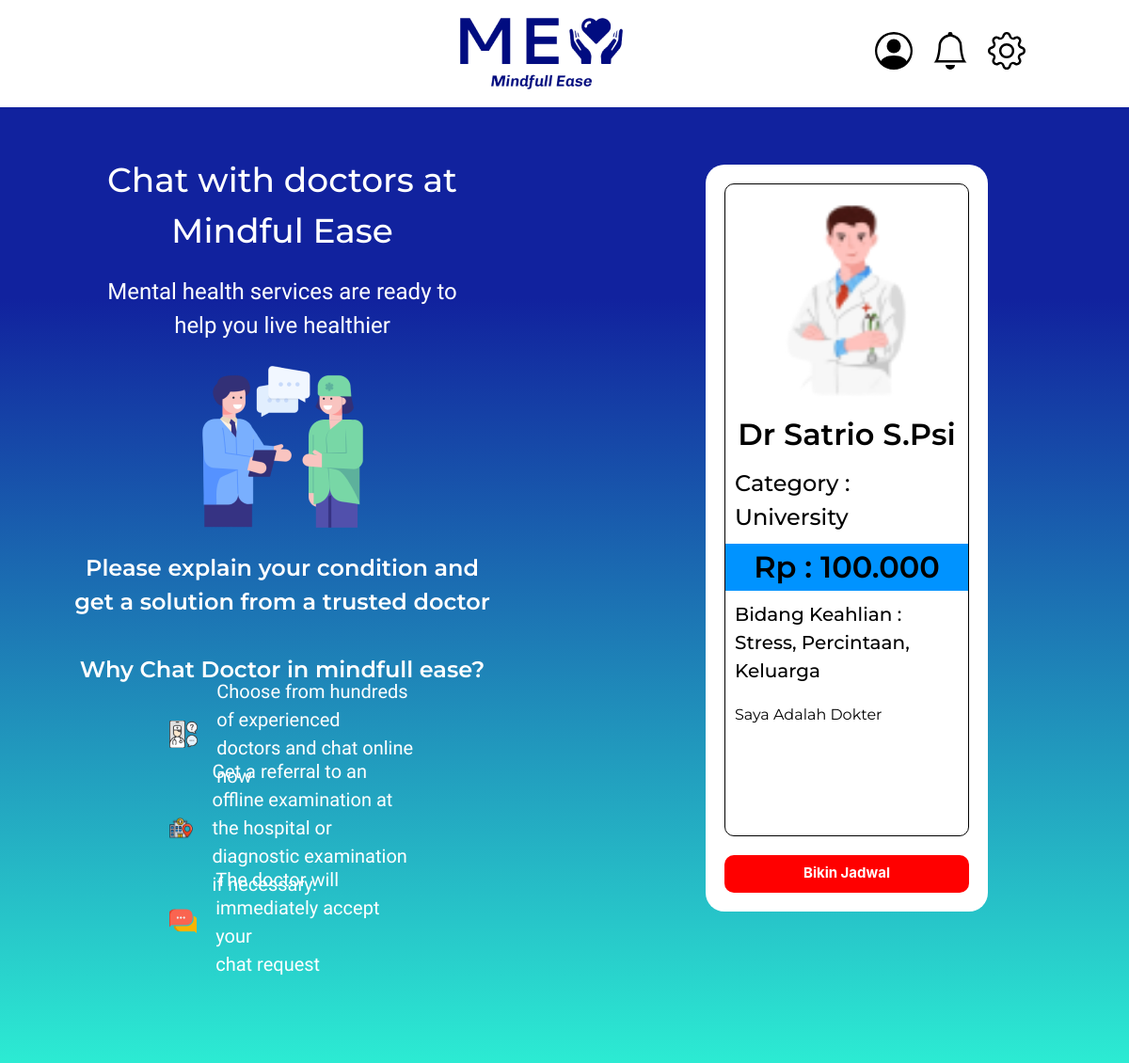
Screenshot of /public/dokter/detail/1 (signed in) with the database file from the repository.
### tables this page shows
CREATE TABLE `psikolog` (
  `id_psikolog` int NOT NULL,
  `id_akun` int DEFAULT NULL,
  `id_kategori` int DEFAULT NULL,
  `nama_psikolog` varchar(225) DEFAULT NULL,
  `deskripsi_psikolog` varchar(225) DEFAULT NULL,
  `gender_psikolog` varchar(225) DEFAULT NULL,
  `harga_psikolog` int DEFAULT NULL,
  `keahlian_psikolog` varchar(225) DEFAULT NULL,
  `nomer_handphone_psikolog` varchar(225) DEFAULT NULL
);

CREATE TABLE `kategori` (
  `id_kategori` int NOT NULL,
  `nama_kategori` varchar(225) DEFAULT NULL
);

### app/core/Controller.php (called while the page is built, shortened)
<?php
class Controller
{
    public function view ($view, $data = [])
    {
        require_once '../app/views/' . $view . '.php';
    }
    public function model($model)
    {
        return new $model;
    }
}

### app/core/App.php (called while the page is built, shortened)
<?php
class App
{
    protected $method = 'index';
    protected $params = [];
    public function __construct()
    {
        $url = $this->parseUrl();
        if (isset($url[0]))
        {
            if (file_exists('../app/controllers/' . $url[0] . '.php'))
            {
                unset($url[0]);
            }
	    }
        $this->controller = new $this->controller;
        if (isset($url[1]))
        {
            if (method_exists($this->controller, $url[1]))
            {
                $this->method = $url[1];
                unset($url[1]);
            }
        }
        if(!empty($url))
        {
            $this->params = array_values($url);
        }
        call_user_func_array ([$this->controller, $this->method], $this->params);
    }
    public function parseURL()
    {
        if(isset($_GET['url']))
        {
            $url = rtrim($_GET['url'], '/');
            $url = filter_var($url, FILTER_SANITIZE_URL);
            $url = explode('/', $url);
            return $url;
        }
    }
}

### public/index.php (called while the page is built, shortened)
<?php
$app = new App;

### app/core/Database.php (called while the page is built, shortened)
<?php
class Database
{
    private $host = DB_HOST;
    private $user = DB_USER;
    private $pass = DB_PASS;
    private $db_name = DB_NAME;
    private $dbh;
    private $stmt;
    public function __construct()
    {
        $dsn = 'mysql:host='.$this->host.';dbname='.$this->db_name;
        $option = [
            PDO::ATTR_PERSISTENT => true,
            PDO::ATTR_ERRMODE => PDO::ERRMODE_EXCEPTION
        ];
        try
        {
            $this->dbh = new PDO($dsn, $this->user, $this->pass, $option);
        } catch (PDOException $e)
        {
            die($e->getMessage());
        }
    }
    public function query($query)
    {
        $this->stmt = $this->dbh->prepare($query);
    }
    public function bind($param, $value, $type = null)
    {
        if( is_null($type))
        {
            switch(true)
            {
                default :
                    $type = PDO::PARAM_STR;
            }
        }
        $this->stmt->bindValue($param, $value, $type);
    }
    public function execute()
    {
        $this->stmt->execute();
    }
    public function single()
    {
        $this->execute();
        return $this->stmt->fetch(PDO::FETCH_ASSOC);
    }
}

### app/models/Dokter_model.php (called while the page is built, shortened)
<?php
class Dokter_model
{
    private $db;
    public function __construct()
    {
        $this->db = new Database;
    }
    public function getItemsById($id_psikolog)
    {
        $this->db->query("SELECT * FROM psikolog join kategori on kategori.id_kategori = psikolog.id_kategori where id_psikolog =:id_psikolog ");
        $this->db->bind('id_psikolog', $id_psikolog);
        return $this->db->single();
    }
}

### app/views/dokter/detail.php (the view)
<?php $harga = number_format($data['dokter']['harga_psikolog'], 0, ',', '.'); ?>
<div class="detail-dokter">
    <div class="detail-dokter-wrapper">
        <div class="detail-dokter-card">
            <div class="detail-dokter-title">
                <div class="detail-dokter-img">
                    <img src="<?= BASEURL ?>/img/7f866345d14fc027b9add8f66ab6b2c6-removebg-preview 2.png" alt="" />
                </div>
                <div class="detail-dokter-name"><?= $data['dokter']['nama_psikolog'] ?></div>
                <div class="detail-dokter-kategori">Category : <?= $data['dokter']['nama_kategori'] ?></div>
                <div class="detail-dokter-harga">
                    Rp : <?= $harga ?>
                </div>
                <div class="detail-dokter-ahli">
                    Bidang Keahlian :
                    <br>
                    <?= $data['dokter']['keahlian_psikolog'] ?>
                </div>
                <div class="detail-dokter-deskripsi">
                <?= $data['dokter']['deskripsi_psikolog'] ?>
                </div>
            </div>
        </div>
        <a href="<?= BASEURL ?>/dokter/jadwal/<?=$data['dokter']['id_psikolog']?>"><button class="detail-dokter-btn">Bikin Jadwal</button></a>
    </div>
</div>

### public/css/style.css (style rules this page uses)
a { text-decoration: none; }
.detail-dokter { width: 50%; display: flex; justify-content: center; align-items: center; }
.detail-dokter-wrapper { padding: 20px; border-radius: 20px; background-color: white; width: 50%; height: max-content; }
.detail-dokter-card { border: 1px solid; background-color: white; border-radius: 10px; }
.detail-dokter-img { padding: 10px; display: flex; justify-content: center; }
.detail-dokter-img img { width: 150px; }
.detail-dokter-name { display: flex; justify-content: center; font-size: 32px; font-weight: 600; font-family: "Montserrat", sans-serif; }
.detail-dokter-kategori { padding: 10px; font-size: 24px; font-weight: 500; font-family: "Montserrat", sans-serif; }
.detail-dokter-harga { width: 100%; height: 50px; background-color: #0093FF; display: flex; justify-content: center; align-items: center; font-size: 32px; font-weight: 600; font-family: "Montserrat", sans-serif; }
.detail-dokter-ahli { padding: 10px; font-size: 20px; font-weight: 500; font-family: "Montserrat", sans-serif; }
.detail-dokter-deskripsi { min-height: 150px; max-height: max-content; padding: 10px; font-size: 16px; font-weight: 400; font-family: "Montserrat", sans-serif; }
.detail-dokter-btn { border-radius: 10px; margin-top: 20px; background-color: red; width: 100%; height: 40px; color: white; font-size: 15px; font-weight: bold; }

### rows the page displays
psikolog: nama_psikolog "Dr Satrio S.Psi", id_kategori.nama_kategori "University", harga_psikolog "100.000", keahlian_psikolog "Stress, Percintaan, Keluarga", deskripsi_psikolog "Saya Adalah Dokter"
